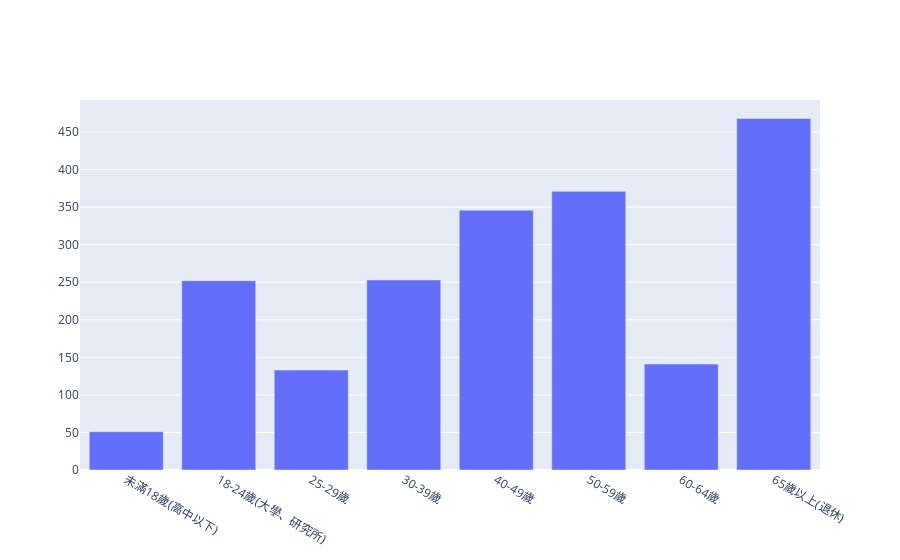

The notebook cell this image was saved under:
### Code cell
position = {}
for col in df.columns[65:]:
    df_ = df[df[col] == 1]
    position[col] = len(df_)

print(position)

x = list(position.keys())
y = list(position.values())

fig = go.Figure()
fig.add_trace(go.Bar(x=x, y=y))

fig.show()

### Figure 1 — Plotly figure (JSON) as saved in the notebook; plotly's stock layout.template omitted (floating-point values rounded to 4 significant figures)
{"data": [{"type": "bar", "x": ["未滿18歲(高中以下)", "18-24歲(大學、研究所)", "25-29歲", "30-39歲", "40-49歲", "50-59歲", "60-64歲", "65歲以上(退休)"], "y": [51, 252, 133, 253, 346, 371, 141, 468]}], "layout": {"autosize": true, "xaxis": {"autorange": true, "range": [-0.5, 7.5], "type": "category"}, "yaxis": {"autorange": true, "range": [0, 492.6], "type": "linear"}}}
